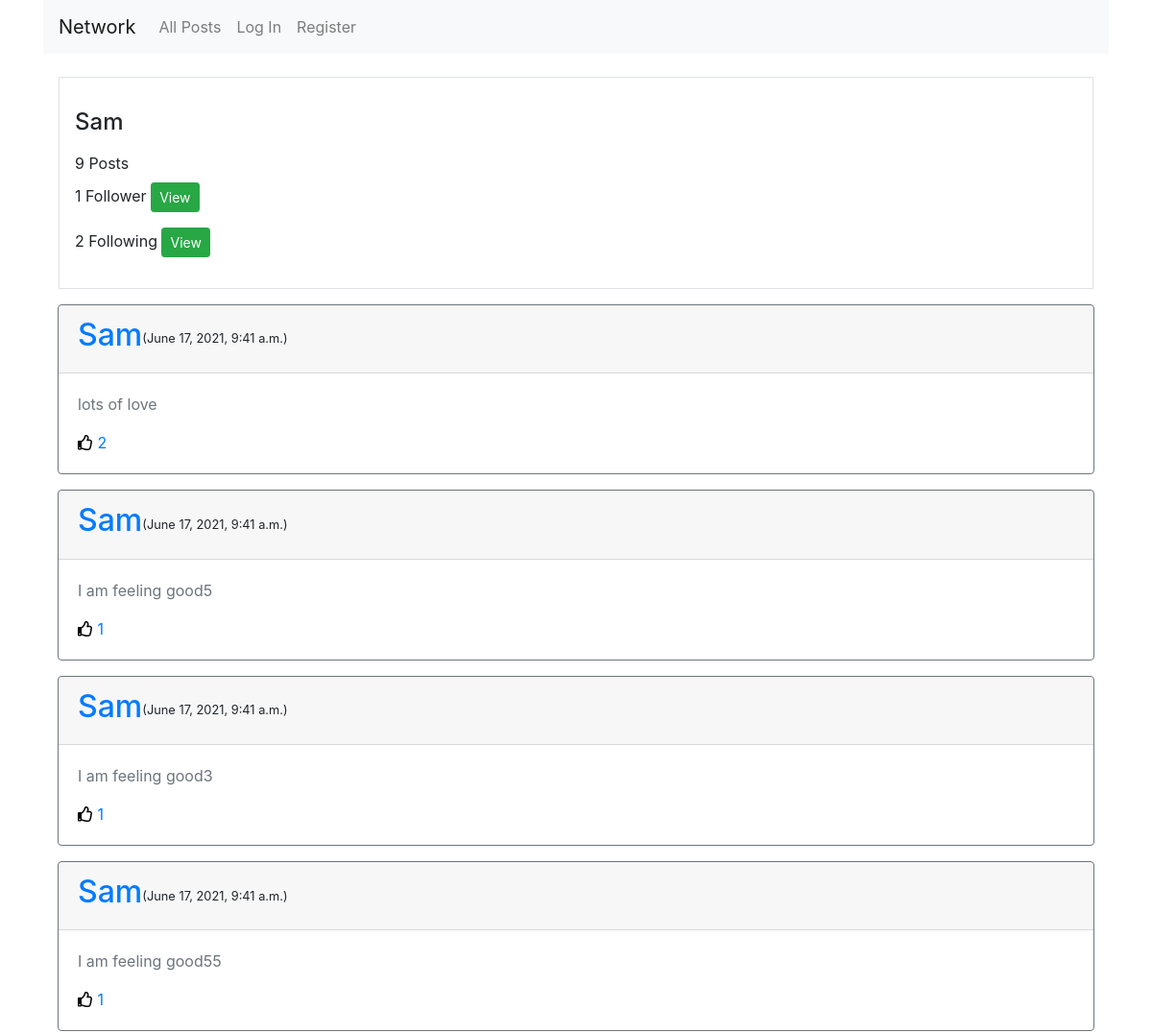
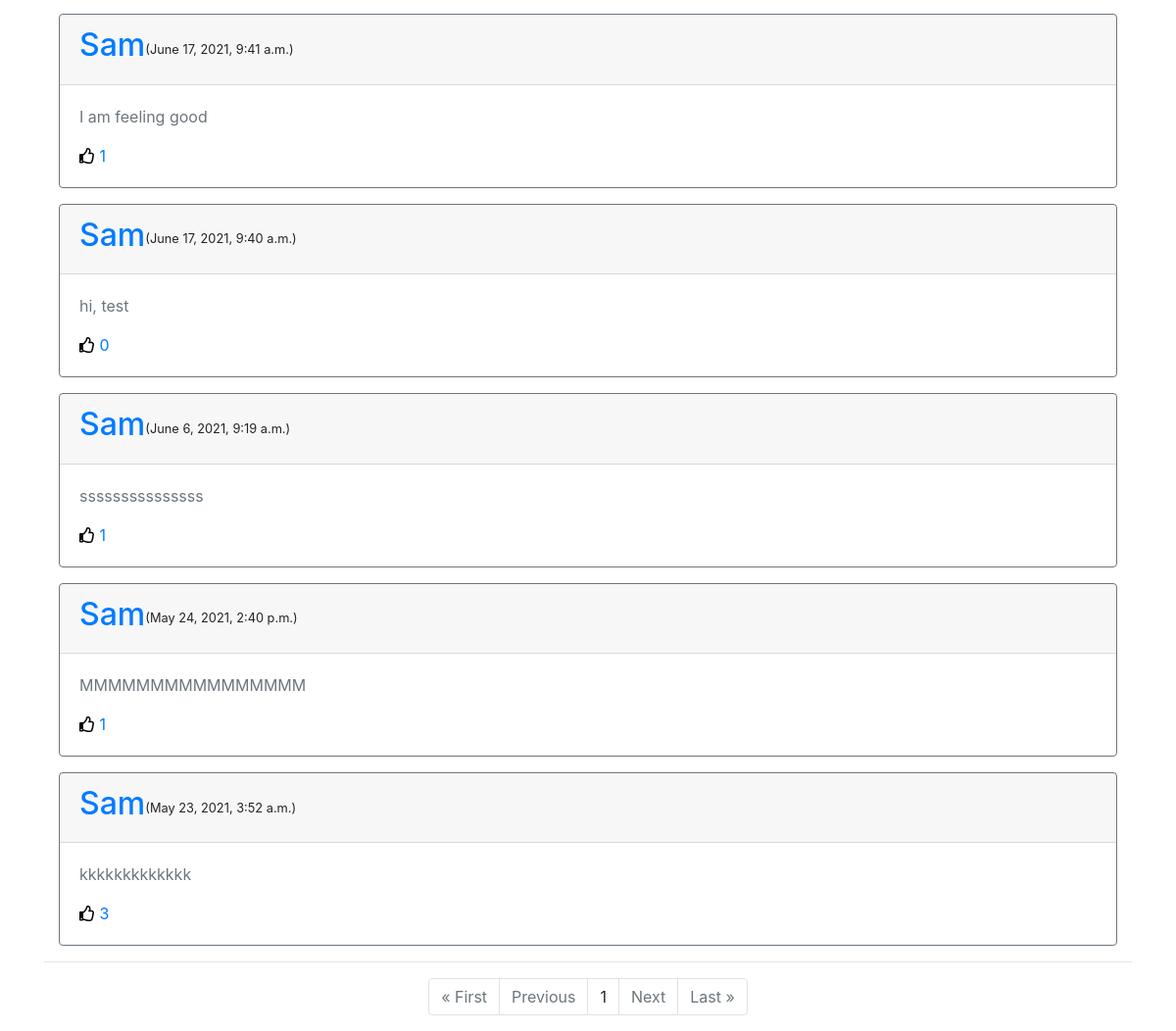
Page /profile/sam on the committed database (2 pictures, top to bottom).
### network/models.py (models this page shows, shortened)
class User(AbstractUser):
    pass

class Post(models.Model):
    content = models.CharField(max_length=255)
    user = models.ForeignKey('User', on_delete=models.CASCADE, related_name='author')
    date = models.DateTimeField(default=datetime.now())
    liked = models.ManyToManyField('User', default=None, blank=True, related_name='post_likes')

### network/views.py (the view, shortened to what this page needs)
# urls.py: path("profile/<str:username>", views.profile, name="profile"),
def profile(request,username):
    if request.user.is_anonymous:
        target_user = get_object_or_404(User, username=username)
        posts = Post.objects.filter(user=target_user).order_by('-id')
        follower = Profile.objects.filter(following=target_user)
        following = Profile.objects.filter(follower=target_user)
        totalfollower = len(follower)
        totalfollowing = len(following)
        paginator = Paginator(posts, 10)
        page_number = request.GET.get('page')
        page_obj = paginator.get_page(page_number)
        context = {
            'posts': posts.count(),
            'target_user': target_user,
            'page_obj': page_obj,
            'follower': follower,
            'totalfollower': totalfollower,
            'following': following,
            'totalfollowing': totalfollowing
        }
        return render(request, "network/profile.html", context)

### network/templates/network/profile.html (shortened to what this page needs)
{% extends 'network/layout.html' %}
{% load static %}
{% block body %}
<div class="profile border p-3 m-3">
  <p> {% if target_user.first_name and target_user.last_name %}
    <h4 class="details-name">{{target_user.get_full_name }}</h4>
    {% else %}
    <h4 class="details-name">{{target_user.username|title}}</h4>
    {% endif %}
  </p>
    <span >{{posts}} Posts</span>
    <p class="mt-2">
        <span >{{totalfollower}} Follower</span>
        <button type="button" class="btn btn-success btn-sm" data-toggle="modal" data-target="#followers">View</button>
    </p>
    <p >
      <span >{{totalfollowing}} Following </span>
      <button type="button" class="btn btn-success btn-sm" data-toggle="modal" data-target="#following">View</button>
  </p>
</div>
{% for post in page_obj %}
<div class="container">
  <div class="card border-secondary mb-3 post-object{{post.id}}">
    <div class="card-header d-flex align-items-center">
      <h2 class=""><a href="{% url 'profile' post.user.username %} ">{{post.user|title}}</a></h2>
      <small class="  "> ({{post.date}})</small>
    </div>
    <div class="card-body text-secondary">
      <p class="card-text post-object-content{{post.id}}">{{post.content}}</p>
        <div class="d-flex justify-content-between">
          {% if user.is_authenticated %}
              {% if request.user in post.liked.all %}
              <div class="">
                <a class="like" href="#" data-postid="{{ post.id }}" id="{{post.id}}" data-total="{{post.liked.all.count}}"  data-value="Unlike" value="submit">
                  <i class="far fa-thumbs-up" id="like{{post.id}}" style="color:red;"></i>
                  <span id="liked{{post.id}}"> {{post.liked.all.count}}</span>
                </a>
              </div>
                {% else %}
              <div class="">
                <a class="like" href="#" data-postid="{{ post.id }}" id="{{post.id}}" data-total="{{post.liked.all.count}}"  data-value="Like" value="submit">
                  <i class="far fa-thumbs-up" id="like{{post.id}}" style="color:black;"></i>
                  <span id="liked{{post.id}}"> {{post.liked.all.count}}</span>
                </a>
              </div>
              {% endif %}
              {% if request.user == post.user %}
              <div class="float-right">
                <button type="button" class="btn btn-success" id="edit-button" data-content="{{post.content}}" data-postid="{{post.id}}" data-toggle="modal" data-target="#edit">Edit</button>
              </div>
              {% endif %}
          {% else %}
              <a class="like" href="#" data-postid="{{ post.id }}" id="{{post.id}}" data-total="{{post.liked.all.count}}"  data-value="Unlike" value="submit">
                <i class="far fa-thumbs-up" id="like{{post.id}}" style="color:black;"></i>
                <span id="liked{{post.id}}"> {{post.liked.all.count}}</span>
              </a>
          {% endif %}
        </div>
    </div>
  </div>
</div>
{% endfor %}
    <hr>
        <div class="container">
            <ul class="pagination justify-content-center">
                {% if page_obj.has_previous %}
                    <li class="page-item"><a href="?page=1" class="page-link">&laquo; First</a></li>
                    <li class="page-item"><a href="?page={{ page_obj.previous_page_number }}" class="page-link">Previous</a></li>
                {% else %}
                <li class="page-item disabled"><a class="page-link">&laquo; First</a></li>
                <li class="page-item disabled"><a class="page-link">Previous</a></li>
                {% endif %}
                {% if page_obj.number %}
                <li class="page-item"><a class="page-link">{{ page_obj.number }}</a></li>
                {% else %}
                <li class="page-item"><a class="page-link">0</a></li>
                {% endif %}
                {% if page_obj.has_next %}
                <li class="page-item"><a href="?page={{ page_obj.next_page_number }}" class="page-link">Next</a></li>
                <li class="page-item"><a href="?page={{ page_obj.paginator.num_pages }}" class="page-link">Last &raquo;</a></li>
                {% else %}
                <li class="page-item disabled"><a class="page-link">Next</a></li>
                <li class="page-item disabled"><a class="page-link">Last &raquo;</a></li>
                {% endif %}
            </ul>
        </div>
{% endblock %}

### rows in the picture
User: username "Sam"
Post: user "Sam", date "June 17, 2021, 9:41 a.m.", content "lots of love", liked.all.count "2"
Post: user "Sam", date "June 17, 2021, 9:41 a.m.", content "I am feeling good5", liked.all.count "1"
Post: user "Sam", date "June 17, 2021, 9:41 a.m.", content "I am feeling good3", liked.all.count "1"
Post: user "Sam", date "June 17, 2021, 9:41 a.m.", content "I am feeling good55", liked.all.count "1"
Post: user "Sam", date "June 17, 2021, 9:41 a.m.", content "I am feeling good", liked.all.count "1"
Post: user "Sam", date "June 17, 2021, 9:40 a.m.", content "hi, test", liked.all.count "0"
Post: user "Sam", date "June 6, 2021, 9:19 a.m.", content "sssssssssssssss", liked.all.count "1"
Post: user "Sam", date "May 24, 2021, 2:40 p.m.", content "MMMMMMMMMMMMMMMM", liked.all.count "1"
Post: user "Sam", date "May 23, 2021, 3:52 a.m.", content "kkkkkkkkkkkkk", liked.all.count "3"

### other values in the picture
{{ posts }} "9"
{{ totalfollower }} "1"
{{ totalfollowing }} "2"
{{ page_obj.number }} "1"
